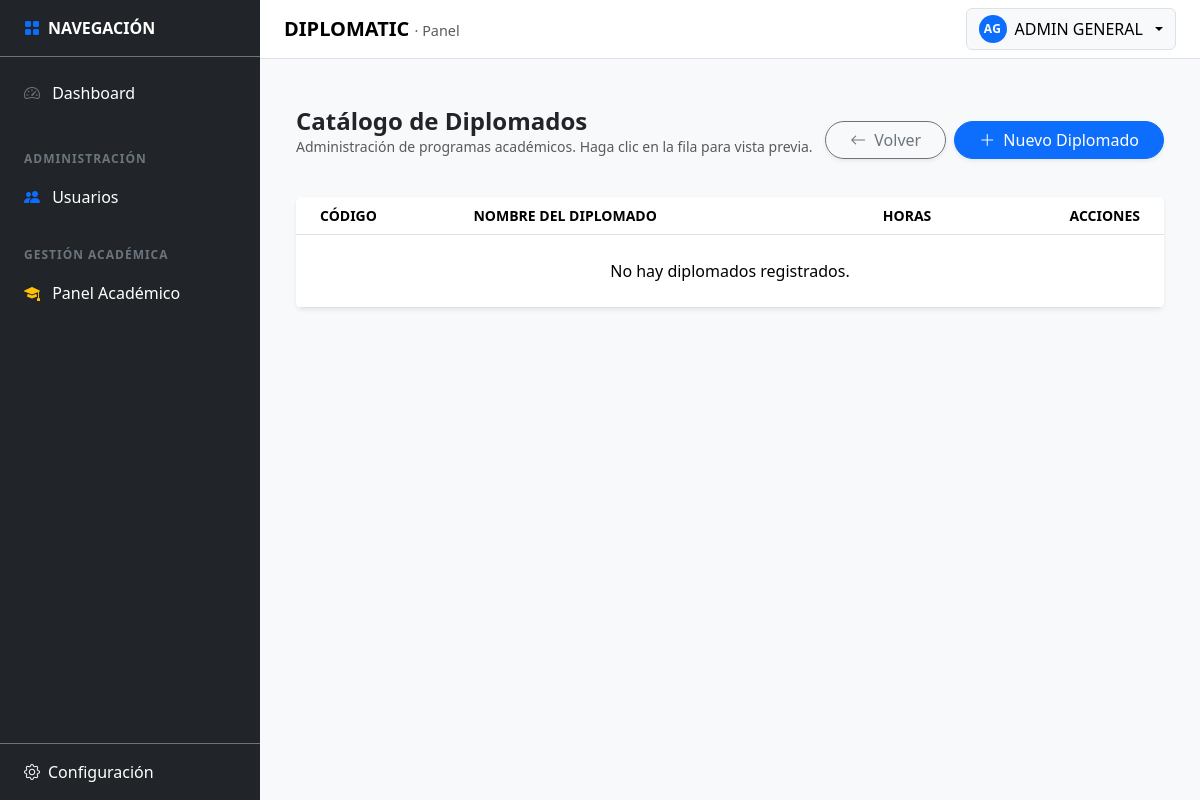
Page /public/academic/diplomados (signed in) on the earlier database version.
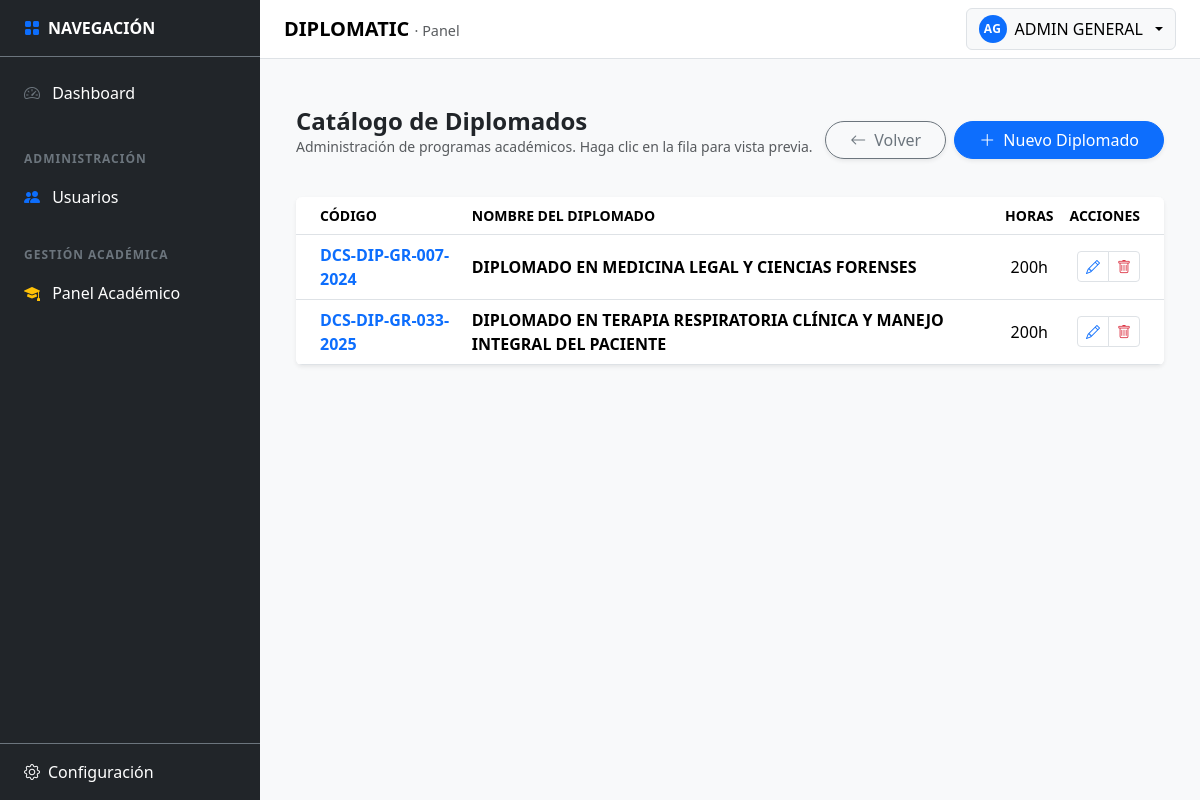
Same page on the later database version.
### tables this page shows
CREATE TABLE `tbl_diplomados` (
  `id` int(11) NOT NULL,
  `code` varchar(20) NOT NULL COMMENT 'Código institucional del diplomado',
  `name` varchar(255) NOT NULL COMMENT 'Nombre completo del diplomado',
  `description` text DEFAULT NULL COMMENT 'Propósito y enfoque científico',
  `directed_to` text DEFAULT NULL COMMENT 'Perfil profesional admitido',
  `total_hours` int(5) DEFAULT 200 COMMENT 'Carga horaria total (según oferta)',
  `status` enum('ACTIVE','INACTIVE') DEFAULT 'ACTIVE',
  `created_at` timestamp NOT NULL DEFAULT current_timestamp(),
  `updated_at` timestamp NOT NULL DEFAULT current_timestamp() ON UPDATE current_timestamp()
);

### app/core/Controller.php (called while the page is built, shortened)
<?php
abstract class Controller
{
    protected function view(string $viewPath, array $data = []): void
    {
        View::render($viewPath, $data);
    }
}

### app/controllers/DiplomadosController.php (called while the page is built, shortened)
<?php
class DiplomadosController extends Controller
{
    private $model;
    public function __construct()
    {
        $this->model = new DiplomadosModel();
    }
    public function index(): void
    {
        $search = $_GET['search'] ?? '';
        $diplomados = $this->model->getAll($search);
        $this->view('academic/diplomados/index', [
            'diplomados' => $diplomados,
            'search' => $search
        ]);
    }
}

### app/core/Router.php (called while the page is built, shortened)
<?php
final class Router
{
  private array $routes = [
    'GET' => [],
    'POST' => [],
  ];
  public function get(string $path, array $handler): void
  {
    $this->routes['GET'][$this->normalize($path)] = $handler;
  }
  public function post(string $path, array $handler): void
  {
    $this->routes['POST'][$this->normalize($path)] = $handler;
  }
  public function dispatch(): void
  {
    $method = $_SERVER['REQUEST_METHOD'] ?? 'GET';
    $uri = parse_url($_SERVER['REQUEST_URI'] ?? '/', PHP_URL_PATH) ?? '/';
    $basePath = $this->detectBasePath();
    $path = $this->normalize(str_replace($basePath, '', $uri) ?: '/');
    $handler = $this->routes[$method][$path] ?? null;
    [$class, $action] = $handler;
    $controller = new $class();
    $controller->$action();
  }
  private function normalize(string $path): string
  {
    $path = '/' . trim($path, '/');
    return $path === '//' ? '/' : $path;
  }
  private function detectBasePath(): string
  {
    $scriptName = $_SERVER['SCRIPT_NAME'] ?? '';
    $dir = str_replace('\\', '/', dirname($scriptName));
    return rtrim($dir, '/');
  }
}

### app/core/Bootstrap.php (called while the page is built, shortened)
<?php
final class Bootstrap
{
    public function run(): void
    {
        $router = new Router();
        $router->get('/', [AuthController::class, 'showLogin']);
        $router->post('/login', [AuthController::class, 'doLogin']);
        $router->get('/logout', [AuthController::class, 'logout']);
        $router->get('/dashboard', [DashboardController::class, 'index']);
        $router->get('/profile', [ProfileController::class, 'index']);
        $router->post('/profile/update', [ProfileController::class, 'update']);
        $router->get('/profile/security', [ProfileController::class, 'security']);
        $router->post('/profile/change-password', [ProfileController::class, 'changePassword']);
        $router->get('/settings', [SettingsController::class, 'index']);
        $router->get('/settings/correo', [SettingsEmailController::class, 'index']);
        $router->post('/settings/save-correo', [SettingsEmailController::class, 'save']);
        $router->post('/settings/test-correo', [SettingsEmailController::class, 'test']);
        $router->get('/settings/empresa', [SettingsCompanyController::class, 'index']);
        $router->post('/settings/empresa/save', [SettingsCompanyController::class, 'save']);
        $router->get('/settings/whatsapp', [SettingsWhatsappController::class, 'index']);
        $router->post('/settings/whatsapp/save-template', [SettingsWhatsappController::class, 'saveTemplate']);
        $router->post('/settings/whatsapp/log', [SettingsWhatsappController::class, 'logSend']);
        $router->get('/settings/eventos', [SettingsEventsController::class, 'index']);
        $router->get('/settings/eventos/filter', [SettingsEventsController::class, 'filter']);
        $router->get('/academic', [AcademicController::class, 'index']);
        $router->get('/academic/diplomados', [DiplomadosController::class, 'index']);
        $router->get('/academic/diplomados/create', [DiplomadosController::class, 'create']);
        $router->post('/academic/diplomados/save', [DiplomadosController::class, 'save']);
        $router->get('/academic/diplomados/edit', [DiplomadosController::class, 'edit']);
        $router->post('/academic/diplomados/update', [DiplomadosController::class, 'update']);
        $router->post('/academic/diplomados/delete', [DiplomadosController::class, 'delete']);
        $router->get('/academic/diplomados/getDetails', [DiplomadosController::class, 'getDetails']);
        $router->get('/academic/diplomados/export', [\App\Controllers\ExportController::class, 'pdf']);
        $router->get('/academic/cohortes', [CohortesController::class, 'index']);
        $router->get('/academic/cohortes/create', [CohortesController::class, 'create']);
        $router->post('/academic/cohortes/save', [CohortesController::class, 'save']);
        $router->post('/academic/cohortes/update', [CohortesController::class, 'update']);
        $router->post('/academic/cohortes/delete', [CohortesController::class, 'delete']);
        $router->get('/academic/cohortes/getDetails', [CohortesController::class, 'getDetails']);
        $router->get('/academic/cohortes/changeStatus', [CohortesController::class, 'changeStatus']);
        $router->get('/academic/cohortes/logAccess', [CohortesController::class, 'logAccess']);
        $router->get('/academic/cohortes-config', [CohortesConfigController::class, 'index']);
        $router->get('/academic/cohortes-config/getDetails', [CohortesConfigController::class, 'getDetails']);
        $router->post('/academic/cohortes-config/updateStatus', [CohortesConfigController::class, 'updateStatus']);
        $router->post('/academic/cohortes-config/hardDelete', [CohortesConfigController::class, 'hardDelete']);
        $router->get('/academic/grupos', [GruposController::class, 'index']);
        $router->post('/academic/grupos/save', [GruposController::class, 'save']);
        $router->post('/academic/grupos/update', [GruposController::class, 'update']);
        $router->post('/academic/grupos/delete', [GruposController::class, 'delete']);
        $router->get('/academic/grupos/getDetails', [GruposController::class, 'getDetails']);
        $router->get('/academic/grupos/logAccess', [GruposController::class, 'logAccess']);
        $router->get('/academic/profesores', [ProfesoresController::class, 'index']);
        $router->get('/UserSecurity', [UserSecurityController::class, 'index']);
        $router->post('/UserSecurityController/updatePassword', [UserSecurityController::class, 'changePassword']);
        $router->post('/UserSecurityController/updateStatus', [UserSecurityController::class, 'changeStatus']);
        $router->get('/users', [UsersController::class, 'index']);
        $router->post('/users/save', [UsersController::class, 'save']);
        $router->post('/users/delete', [UsersController::class, 'delete']);
        $router->get('/register', [RegisterController::class, 'index']);
        $router->post('/register/submit', [RegisterController::class, 'submit']);
        $router->get('/register/validate', [RegisterController::class, 'validateToken']);
        $router->post('/register/create-password', [RegisterController::class, 'createPassword']);
        $router->get('/register/complete', [RegisterController::class, 'completeProfile']);
        $router->get('/forgot-password', [RegisterController::class, 'forgotPasswordIndex']);
        $router->post('/forgot-password/submit', [RegisterController::class, 'forgotPasswordSubmit']);
        $router->dispatch();
    }
}

### public/index.php (called while the page is built, shortened)
<?php
require_once __DIR__ . '/../app/core/Autoload.php';
$app = new \App\Core\Bootstrap();
$app->run();

### app/core/Autoload.php (called while the page is built, shortened)
<?php
spl_autoload_register(function (string $class): void {
  $prefix = 'App\\';
  $baseDir = __DIR__ . '/../';
  $len = strlen($prefix);
  $relativeClass = substr($class, $len);
  $relativePath = str_replace('\\', '/', $relativeClass);
  $parts = explode('/', $relativePath);
  if (!empty($parts[0])) {
    $map = [
      'Core'        => 'core',
      'Controllers' => 'controllers',
      'Models'      => 'models',
      'Config'      => 'config',
      'Middleware'  => 'middleware',
      'Views'       => 'views',
      'Services'    => 'services',
    ];
    if (isset($map[$parts[0]])) {
      $partsMapped = $parts;
      $partsMapped[0] = $map[$parts[0]];
      $file = $baseDir . implode('/', $partsMapped) . '.php';
      if (file_exists($file)) { require_once $file; return; }
    }
  }
});

### app/core/Database.php (called while the page is built, shortened)
<?php
final class Database
{
  private static ?PDO $pdo = null;
  public static function getConnection(): PDO
  {
    if (self::$pdo instanceof PDO) {
      return self::$pdo;
    }
    $configFile = __DIR__ . '/../config/database.php';
    $cfg = require $configFile;
    $host = $cfg['host'] ?? '127.0.0.1';
    $dbname = $cfg['dbname'] ?? '';
    $user = $cfg['user'] ?? 'root';
    $pass = $cfg['pass'] ?? '';
    $charset = $cfg['charset'] ?? 'utf8mb4';
    $dsn = "mysql:host={$host};dbname={$dbname};charset={$charset}";
    try {
      self::$pdo = new PDO($dsn, $user, $pass, [
        PDO::ATTR_ERRMODE => PDO::ERRMODE_EXCEPTION,
        PDO::ATTR_DEFAULT_FETCH_MODE => PDO::FETCH_ASSOC,
        PDO::ATTR_EMULATE_PREPARES => false,
      ]);
      return self::$pdo;
    } catch (PDOException $e) {
      throw new \RuntimeException('Error de conexión a la base de datos. Verifique credenciales y que MySQL esté activo.');
    }
  }
}

### app/config/database.php (called while the page is built)
<?php
return [
  'host' => '127.0.0.1',
  'dbname' => 'db_diplomatic',
  'user' => 'root',
  'pass' => '',
  'charset' => 'utf8mb4',
];

### app/models/DiplomadosModel.php (called while the page is built, shortened)
<?php
class DiplomadosModel
{
    private $db;
    public function __construct()
    {
        $this->db = (new Database())->getConnection();
    }
    public function getAll(string $search = ''): array
    {
        $sql = "SELECT id, code, name, total_hours, status
                FROM tbl_diplomados
                WHERE status != 'INACTIVE'
                ORDER BY created_at DESC";
        return $this->db->query($sql)->fetchAll(PDO::FETCH_ASSOC);
    }
}

### app/views/academic/diplomados/index.php (the view, shortened to what the rows shown need)
<?php
$basePath = '/diplomatic/public';
?>
<link rel="stylesheet" href="https://cdn.jsdelivr.net/npm/sweetalert2@11/dist/sweetalert2.min.css">
<link rel="stylesheet" href="<?= $basePath ?>/assets/css/academic_diplomados.css">
<div class="container-fluid py-4">
    <div class="d-flex justify-content-between align-items-center mb-4">
        <div>
            <h2 class="h4 fw-bold mb-0 text-dark">Catálogo de Diplomados</h2>
        </div>
    </div>
    <div class="card border-0 shadow-sm overflow-hidden">
        <div class="table-responsive">
            <table class="table table-hover align-middle mb-0">
                <thead class="bg-light small fw-bold text-secondary text-uppercase">
                    <tr>
                        <th class="ps-4">Código</th>
                        <th>Nombre del Diplomado</th>
                        <th class="text-center">Horas</th>
                        <th class="text-end pe-4">Acciones</th>
                    </tr>
                </thead>
                <tbody>
                    <?php if (!empty($data['diplomados'])): ?>
                        <?php foreach ($data['diplomados'] as $row): ?>
                            <tr class="row-preview" data-id="<?= $row['id'] ?>" style="cursor:pointer;">
                                <td class="ps-4 fw-bold text-primary"><?= $row['code'] ?></td>
                                <td class="fw-bold"><?= $row['name'] ?></td>
                                <td class="text-center"><?= $row['total_hours'] ?>h</td>
                                <td class="text-end pe-4">
                                    <div class="btn-group">
                                        <a href="<?= $basePath ?>/academic/diplomados/edit?id=<?= $row['id'] ?>" class="btn btn-sm btn-white border text-primary btn-action">
                                            <i class="bi bi-pencil"></i>
                                        </a>
                                        <button class="btn btn-sm btn-white border text-danger btn-delete btn-action" data-id="<?= $row['id'] ?>">
                                            <i class="bi bi-trash"></i>
                                        </button>
                                    </div>
                                </td>
                            </tr>
                        <?php endforeach; ?>
                    <?php else: ?>
                        <tr><td colspan="4" class="text-center py-4">No hay diplomados registrados.</td></tr>
                    <?php endif; ?>
                </tbody>
            </table>
        </div>
    </div>
</div>

Differences in the rows shown:
added tbl_diplomados: code "DCS-DIP-GR-007-2024", name "DIPLOMADO EN MEDICINA LEGAL Y CIENCIAS FORENSES", total_hours "200"
added tbl_diplomados: code "DCS-DIP-GR-033-2025", name "DIPLOMADO EN TERAPIA RESPIRATORIA CLÍNICA Y MANEJO INTEGRAL DEL PACIENTE", total_hours "200"
Other differences:
text no longer shown: "No hay diplomados registrados."
